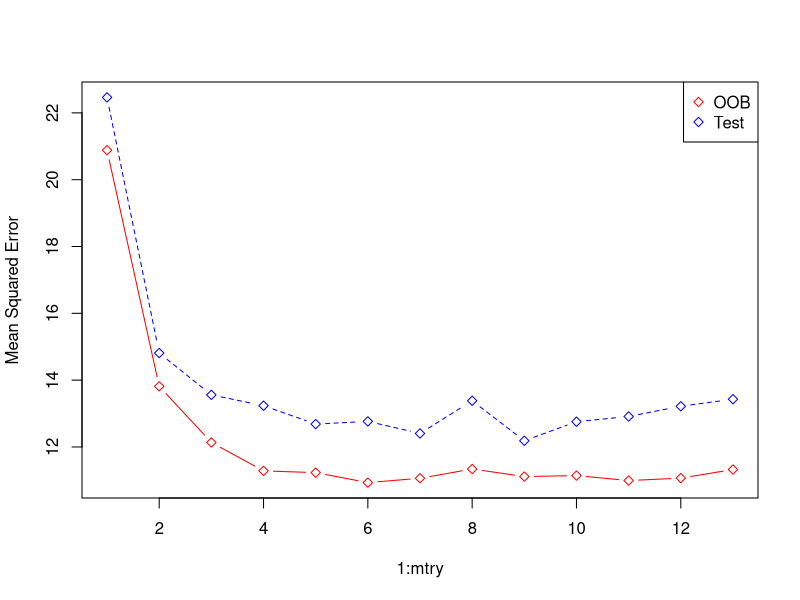

R code for this plot:
library(MASS)
data(package="MASS")
boston<-Boston
dim(boston)
names(boston)
View(boston)
install.packages("randomForest")
require(randomForest)
set.seed(101)
train = sample(1:nrow(boston), 300)
rf.boston = randomForest(medv~., data = boston, subset = train)
rf.boston
oob.err = double(13)
test.err = double(13)
for(mtry in 1:13){
  fit = randomForest(medv~., data = boston, subset=train, mtry=mtry,
                     ntree = 350)
  oob.err[mtry] = fit$mse[350]
  pred = predict(fit, boston[-train,])
  test.err[mtry] = with(boston[-train,], mean( (medv-pred)^2 ))
}
matplot(1:mtry, cbind(test.err, oob.err), pch = 23, col = c("red",
                                                            "blue"), type = "b", ylab="Mean Squared Error")
legend("topright", legend = c("OOB", "Test"), pch = 23, col = c("red",
                                                                "blue"))
